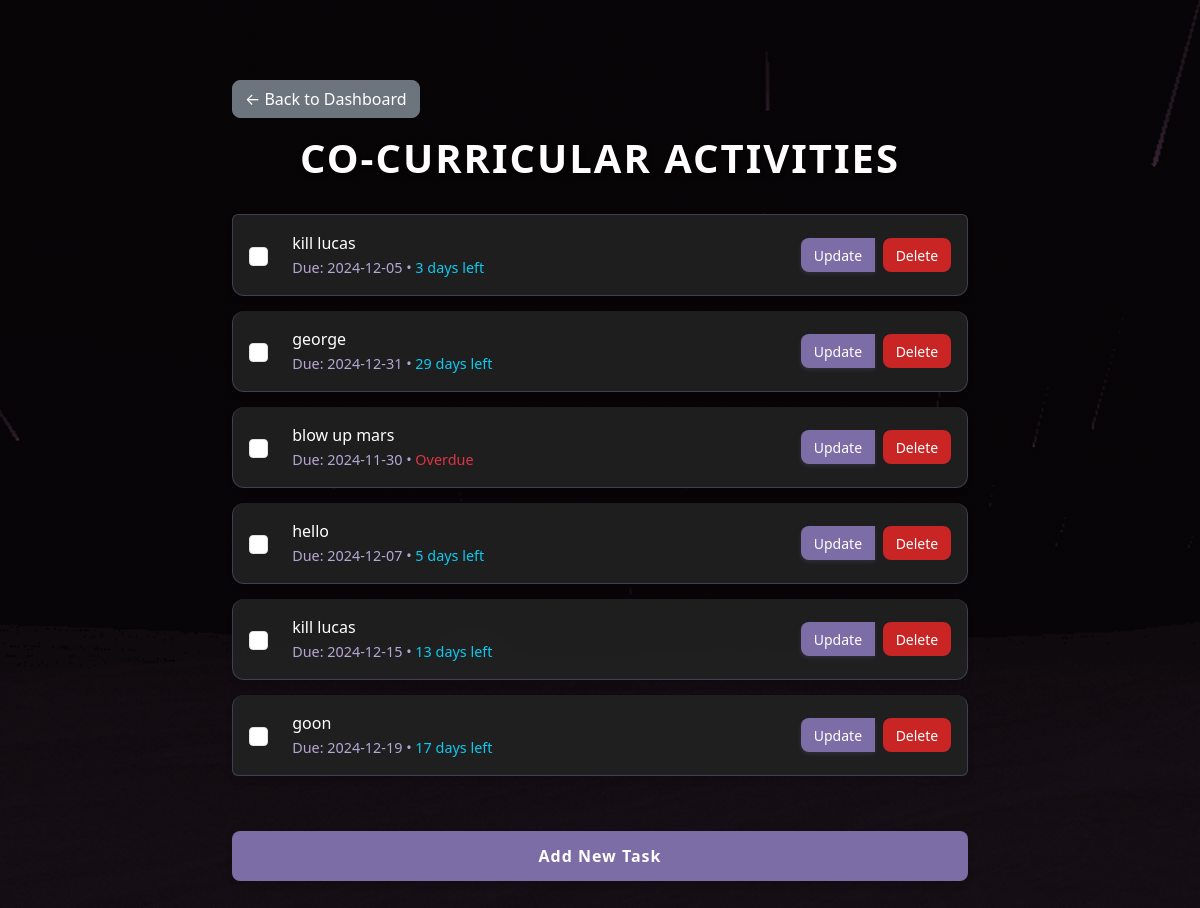
The page /co_curricular (signed in) on the database as committed earlier.
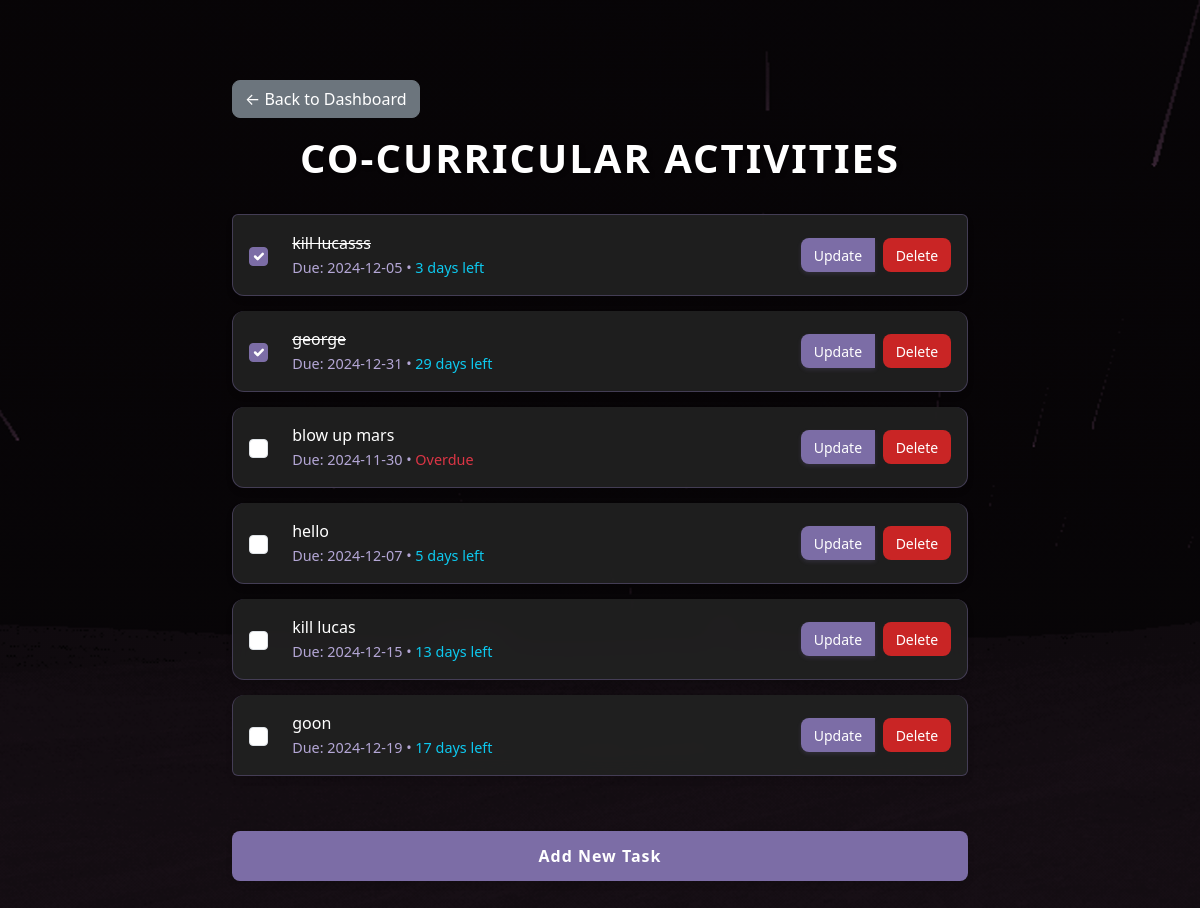
The same page on the database as committed later.
### flask_app/setup_db.py (models this page shows)
class ToDo(Base):
    __tablename__ = 'todo'
    id = Column(Integer, primary_key=True)
    task = Column(String, nullable=False)
    category = Column(String, nullable=False)
    completed = Column(Boolean, default=False)
    due_date = Column(DateTime, nullable=True)
    user_id = Column(Integer, ForeignKey('users.id'), nullable=False)
    user = relationship('User', back_populates='todos')

### flask_app/app.py (the view)
@app.route('/co_curricular')
def co_curricular():
    if 'user_id' not in session:
        return redirect(url_for('login'))
    todos = db_session.query(ToDo).filter_by(user_id=session['user_id'], category='Co-Curricular').all()
    return render_template('co_curricular.html', todos=todos, calculate_days=calculate_days_remaining)

### flask_app/app.py (called while the page is built)
def calculate_days_remaining(due_date):
    if not due_date:
        return None
    today = date.today()
    days = (due_date.date() - today).days
    if days < 0:
        return "Overdue"
    elif days == 0:
        return "Due today"
    else:
        return f"{days} days left"

### flask_app/templates/co_curricular.html (shortened to what this page needs)
<!DOCTYPE html>
<html lang="en">
<head>
    <link href="https://cdn.jsdelivr.net/npm/bootstrap@5.3.0-alpha3/dist/css/bootstrap.min.css" rel="stylesheet">
</head>
<body>
    <div class="container mt-5">
        <a href="{{ url_for('dashboard') }}" class="btn btn-secondary mb-3">← Back to Dashboard</a>
        <h1>Co-Curricular Activities</h1>
        <div class="mt-4">
            {% if todos %}
                <ul class="list-group">
                    {% for todo in todos %}
                    <li class="list-group-item d-flex justify-content-between align-items-center">
                        <div class="d-flex align-items-center">
                            <form action="{{ url_for('toggle_todo', todo_id=todo.id) }}" method="POST" class="d-inline me-2">
                                <input type="checkbox" class="form-check-input" onchange="this.form.submit()"
                                       {% if todo.completed %}checked{% endif %}>
                            </form>
                            <div class="task-content">
                                <span {% if todo.completed %}class="text-decoration-line-through"{% endif %}>{{ todo.task }}</span>
                                {% if todo.due_date %}
                                    <br>
                                    <small class="text-muted due-date">
                                        Due: {{ todo.due_date.strftime('%Y-%m-%d') }}
                                        {% set days = calculate_days(todo.due_date) %}
                                        {% if days %}
                                            • <span class="{% if days == 'Overdue' %}text-danger{% elif days == 'Due today' %}text-warning{% else %}text-info{% endif %}">
                                                {{ days }}
                                            </span>
                                        {% endif %}
                                    </small>
                                {% endif %}
                            </div>
                        </div>
                        <div class="btn-group">
                            <a href="{{ url_for('update_todo', todo_id=todo.id) }}" class="btn btn-sm btn-primary me-2">Update</a>
                            <form action="{{ url_for('delete_todo', todo_id=todo.id) }}" method="POST" class="d-inline">
                                <button type="submit" class="btn btn-sm btn-danger">Delete</button>
                            </form>
                        </div>
                    </li>
                    {% endfor %}
                </ul>
            {% else %}
                <p class="text-center">No co-curricular activities found.</p>
            {% endif %}
        </div>
        <div class="mt-3">
            <a href="{{ url_for('add_todo') }}" class="btn btn-primary w-100 btn-add-task">Add New Task</a>
        </div>
    </div>
</body>
</html>

Rows that differ between the two databases and show on the page:
changed ToDo: completed "☐" → "☑"; task "kill lucas" → "kill lucasss"
changed ToDo "george": completed "☐" → "☑"
